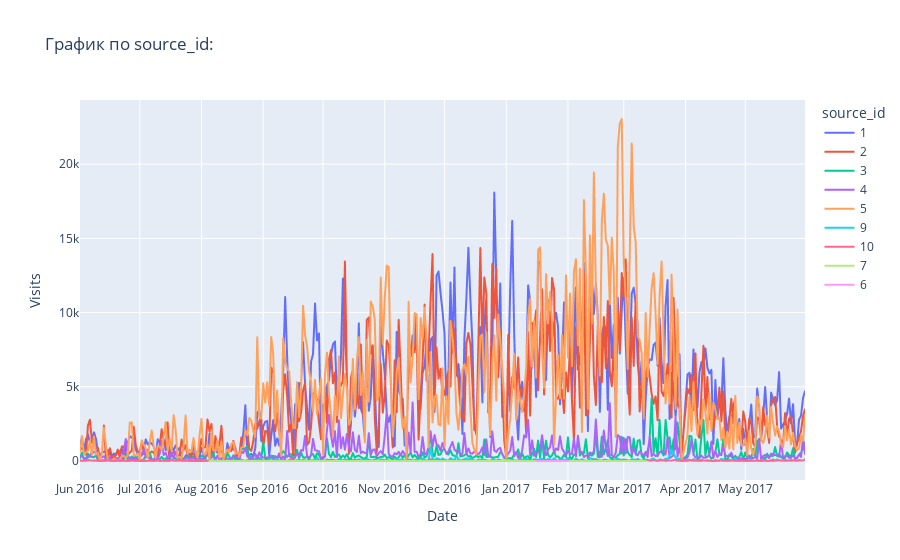
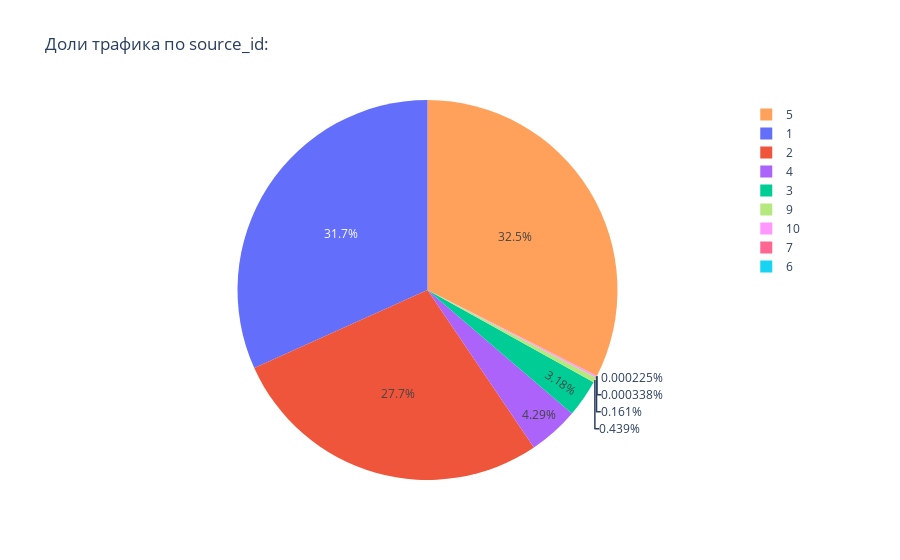

Notebook code for these charts, in order:
### Markdown cell above
Гипотеза 3:

### Code cell
#Несколько ключевых источника обеспечивают большую часть общего тренда (в Росте) трафика, значительно опережая остальные.

visitsS = table1_cohort.groupby(['start_dt', 'source_id']).size().reset_index()
visitsS.columns = ['Date', 'source_id', 'Visits']  # Исправлено: 3 имени для 3 столбцов
fig = px.line(visitsS, x='Date', y='Visits', color='source_id', title='График по source_id:')  # Добавлен color='source_id'
fig.update_xaxes(dtick="M1")
fig.show()

# График долей через пирог с теми же цветами
total_by_source = visitsS.groupby('source_id')['Visits'].sum().reset_index()
fig_pie = px.pie(total_by_source, values='Visits', names='source_id', 
                 title='Доли трафика по source_id:',
                 color='source_id')  # Добавляем color='source_id'
fig_pie.show()

### Figure 1 — Plotly figure (JSON) as saved in the notebook; plotly's stock layout.template omitted (floating-point values rounded to 4 significant figures; data arrays with more than 128 entries replaced by an {"elided": "..."} marker saying what was removed)
{"data": [{"hovertemplate": "source_id=1<br>Date=%{x}<br>Visits=%{y}<extra></extra>", "legendgroup": "1", "line": {"color": "#636efa", "dash": "solid"}, "marker": {"symbol": "circle"}, "mode": "lines", "name": "1", "showlegend": true, "type": "scattergl", "x": {"elided": "363 str values"}, "xaxis": "x", "y": {"elided": "363 int values"}, "yaxis": "y"}, {"hovertemplate": "source_id=2<br>Date=%{x}<br>Visits=%{y}<extra></extra>", "legendgroup": "2", "line": {"color": "#EF553B", "dash": "solid"}, "marker": {"symbol": "circle"}, "mode": "lines", "name": "2", "showlegend": true, "type": "scattergl", "x": {"elided": "363 str values"}, "xaxis": "x", "y": {"elided": "363 int values"}, "yaxis": "y"}, {"hovertemplate": "source_id=3<br>Date=%{x}<br>Visits=%{y}<extra></extra>", "legendgroup": "3", "line": {"color": "#00cc96", "dash": "solid"}, "marker": {"symbol": "circle"}, "mode": "lines", "name": "3", "showlegend": true, "type": "scattergl", "x": {"elided": "363 str values"}, "xaxis": "x", "y": {"elided": "363 int values"}, "yaxis": "y"}, {"hovertemplate": "source_id=4<br>Date=%{x}<br>Visits=%{y}<extra></extra>", "legendgroup": "4", "line": {"color": "#ab63fa", "dash": "solid"}, "marker": {"symbol": "circle"}, "mode": "lines", "name": "4", "showlegend": true, "type": "scattergl", "x": {"elided": "363 str values"}, "xaxis": "x", "y": {"elided": "363 int values"}, "yaxis": "y"}, {"hovertemplate": "source_id=5<br>Date=%{x}<br>Visits=%{y}<extra></extra>", "legendgroup": "5", "line": {"color": "#FFA15A", "dash": "solid"}, "marker": {"symbol": "circle"}, "mode": "lines", "name": "5", "showlegend": true, "type": "scattergl", "x": {"elided": "363 str values"}, "xaxis": "x", "y": {"elided": "363 int values"}, "yaxis": "y"}, {"hovertemplate": "source_id=9<br>Date=%{x}<br>Visits=%{y}<extra></extra>", "legendgroup": "9", "line": {"color": "#19d3f3", "dash": "solid"}, "marker": {"symbol": "circle"}, "mode": "lines", "name": "9", "showlegend": true, "type": "scattergl", "x": {"elided": "362 str values"}, "xaxis": "x", "y": {"elided": "362 int values"}, "yaxis": "y"}, {"hovertemplate": "source_id=10<br>Date=%{x}<br>Visits=%{y}<extra></extra>", "legendgroup": "10", "line": {"color": "#FF6692", "dash": "solid"}, "marker": {"symbol": "circle"}, "mode": "lines", "name": "10", "showlegend": true, "type": "scattergl", "x": {"elided": "362 str values"}, "xaxis": "x", "y": {"elided": "362 int values"}, "yaxis": "y"}, {"hovertemplate": "source_id=7<br>Date=%{x}<br>Visits=%{y}<extra></extra>", "legendgroup": "7", "line": {"color": "#B6E880", "dash": "solid"}, "marker": {"symbol": "circle"}, "mode": "lines", "name": "7", "showlegend": true, "type": "scattergl", "x": ["2016-08-05T00:00:00", "2016-08-17T00:00:00", "2016-10-03T00:00:00", "2017-02-02T00:00:00", "2017-02-09T00:00:00", "2017-02-13T00:00:00", "2017-02-21T00:00:00", "2017-03-12T00:00:00"], "xaxis": "x", "y": [1, 1, 1, 3, 3, 3, 3, 3], "yaxis": "y"}, {"hovertemplate": "source_id=6<br>Date=%{x}<br>Visits=%{y}<extra></extra>", "legendgroup": "6", "line": {"color": "#FF97FF", "dash": "solid"}, "marker": {"symbol": "circle"}, "mode": "lines", "name": "6", "showlegend": true, "type": "scattergl", "x": ["2017-01-16T00:00:00", "2017-02-01T00:00:00"], "xaxis": "x", "y": [1, 11], "yaxis": "y"}], "layout": {"legend": {"title": {"text": "source_id"}, "tracegroupgap": 0}, "title": {"text": "График по source_id:"}, "xaxis": {"anchor": "y", "domain": [0, 1], "dtick": "M1", "title": {"text": "Date"}}, "yaxis": {"anchor": "x", "domain": [0, 1], "title": {"text": "Visits"}}}}

### Figure 2 — Plotly figure (JSON) as saved in the notebook; plotly's stock layout.template omitted (floating-point values rounded to 4 significant figures)
{"data": [{"customdata": [[1], [2], [3], [4], [5], [6], [7], [9], [10]], "domain": {"x": [0, 1], "y": [0, 1]}, "hovertemplate": "source_id=%{customdata[0]}<br>Visits=%{value}<extra></extra>", "labels": [1, 2, 3, 4, 5, 6, 7, 9, 10], "legendgroup": "", "marker": {"colors": ["#636efa", "#EF553B", "#00cc96", "#ab63fa", "#FFA15A", "#19d3f3", "#FF6692", "#B6E880", "#FF97FF"]}, "name": "", "showlegend": true, "type": "pie", "values": [1689956, 1476534, 169546, 228180, 1728877, 12, 18, 23383, 8580]}], "layout": {"legend": {"tracegroupgap": 0}, "title": {"text": "Доли трафика по source_id:"}}}
